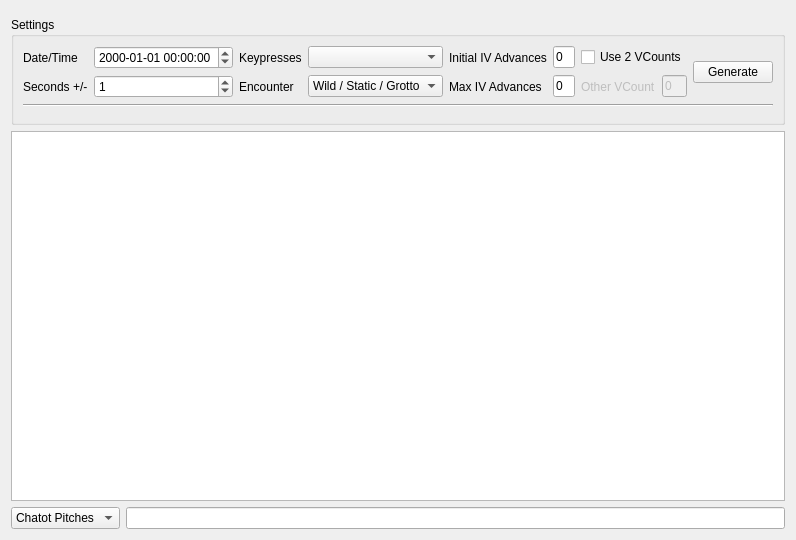
<?xml version="1.0" encoding="UTF-8"?>
<ui version="4.0">
 <class>AdjacentSeeds</class>
 <widget class="QWidget" name="AdjacentSeeds">
  <property name="geometry">
   <rect>
    <x>0</x>
    <y>0</y>
    <width>688</width>
    <height>540</height>
   </rect>
  </property>
  <property name="windowTitle">
   <string>Adjacent Seeds</string>
  </property>
  <layout class="QGridLayout" name="gridLayout">
   <item row="0" column="0" colspan="2">
    <widget class="ProfileDisplay5" name="profileDisplay" native="true"/>
   </item>
   <item row="1" column="0" colspan="2">
    <widget class="QGroupBox" name="groupBoxSettings">
     <property name="title">
      <string>Settings</string>
     </property>
     <layout class="QGridLayout" name="gridLayout_1">
      <item row="0" column="0">
       <widget class="QLabel" name="labelDateTime">
        <property name="text">
         <string>Date/Time</string>
        </property>
       </widget>
      </item>
      <item row="0" column="1">
       <widget class="DateTimeEdit" name="dateTimeEdit">
        <property name="displayFormat">
         <string notr="true">yyyy-MM-dd HH:mm:ss</string>
        </property>
       </widget>
      </item>
      <item row="1" column="0">
       <widget class="QLabel" name="labelSeconds">
        <property name="text">
         <string>Seconds +/-</string>
        </property>
       </widget>
      </item>
      <item row="1" column="1">
       <widget class="QSpinBox" name="spinBoxSeconds">
        <property name="value">
         <number>1</number>
        </property>
       </widget>
      </item>
      <item row="0" column="2">
       <widget class="QLabel" name="labelKeypresses">
        <property name="text">
         <string>Keypresses</string>
        </property>
       </widget>
      </item>
      <item row="0" column="3">
       <widget class="CheckList" name="checkListKeypresses"/>
      </item>
      <item row="1" column="2">
       <widget class="QLabel" name="labelMethod">
        <property name="text">
         <string>Encounter</string>
        </property>
       </widget>
      </item>
      <item row="1" column="3">
       <widget class="QComboBox" name="comboBoxMethod">
        <item>
         <property name="text">
          <string>Wild / Static / Grotto</string>
         </property>
        </item>
        <item>
         <property name="text">
          <string>Roamer</string>
         </property>
        </item>
       </widget>
      </item>
      <item row="0" column="4">
       <widget class="QLabel" name="labelMinIVAdvance">
        <property name="text">
         <string>Initial IV Advances</string>
        </property>
       </widget>
      </item>
      <item row="0" column="5">
       <widget class="TextBox" name="textBoxMinIVAdvance">
        <property name="text">
         <string notr="true">0</string>
        </property>
       </widget>
      </item>
      <item row="1" column="4">
       <widget class="QLabel" name="labelMaxIVAdvance">
        <property name="text">
         <string>Max IV Advances</string>
        </property>
       </widget>
      </item>
      <item row="1" column="5">
       <widget class="TextBox" name="textBoxMaxIVAdvance">
        <property name="text">
         <string notr="true">0</string>
        </property>
       </widget>
      </item>
      <item row="0" column="6" colspan="2">
       <widget class="QCheckBox" name="checkBoxTwoVCounts">
        <property name="text">
         <string>Use 2 VCounts</string>
        </property>
       </widget>
      </item>
      <item row="1" column="6">
       <widget class="QLabel" name="labelOtherVCount">
        <property name="enabled">
         <bool>false</bool>
        </property>
        <property name="text">
         <string>Other VCount</string>
        </property>
       </widget>
      </item>
      <item row="1" column="7">
       <widget class="TextBox" name="textBoxOtherVCount">
        <property name="enabled">
         <bool>false</bool>
        </property>
        <property name="text">
         <string notr="true">0</string>
        </property>
       </widget>
      </item>
      <item row="0" column="8" rowspan="2">
       <widget class="QPushButton" name="pushButtonGenerate">
        <property name="text">
         <string>Generate</string>
        </property>
       </widget>
      </item>
      <item row="2" column="0" colspan="9">
       <widget class="Line" name="lineIVSeparator">
        <property name="orientation">
         <enum>Qt::Orientation::Horizontal</enum>
        </property>
       </widget>
      </item>
      <item row="3" column="0" colspan="9">
       <widget class="IVFilter" name="ivFilter" native="true"/>
      </item>
     </layout>
    </widget>
   </item>
   <item row="2" column="0" colspan="2">
    <widget class="TableView" name="tableView">
     <property name="sortingEnabled">
      <bool>true</bool>
     </property>
    </widget>
   </item>
   <item row="3" column="0">
    <widget class="QComboBox" name="comboBoxPreviewMode">
     <item>
      <property name="text">
       <string>Chatot Pitches</string>
      </property>
     </item>
     <item>
      <property name="text">
       <string>Save Needles</string>
      </property>
     </item>
    </widget>
   </item>
   <item row="3" column="1">
    <widget class="QLineEdit" name="lineEditPreview">
     <property name="readOnly">
      <bool>true</bool>
     </property>
    </widget>
   </item>
  </layout>
 </widget>
 <customwidgets>
  <customwidget>
   <class>CheckList</class>
   <extends>QComboBox</extends>
   <header>Form/Controls/CheckList.hpp</header>
  </customwidget>
  <customwidget>
   <class>IVFilter</class>
   <extends>QWidget</extends>
   <header>Form/Controls/IVFilter.hpp</header>
   <container>1</container>
  </customwidget>
  <customwidget>
   <class>TextBox</class>
   <extends>QLineEdit</extends>
   <header>Form/Controls/TextBox.hpp</header>
  </customwidget>
  <customwidget>
   <class>TableView</class>
   <extends>QTableView</extends>
   <header>Form/Controls/TableView.hpp</header>
  </customwidget>
  <customwidget>
   <class>DateTimeEdit</class>
   <extends>QDateTimeEdit</extends>
   <header>Form/Controls/DateTimeEdit.hpp</header>
  </customwidget>
  <customwidget>
   <class>ProfileDisplay5</class>
   <extends>QWidget</extends>
   <header>Form/Gen5/Profile/ProfileDisplay5.hpp</header>
   <container>1</container>
  </customwidget>
 </customwidgets>
 <tabstops>
  <tabstop>dateTimeEdit</tabstop>
  <tabstop>spinBoxSeconds</tabstop>
  <tabstop>checkListKeypresses</tabstop>
  <tabstop>comboBoxMethod</tabstop>
  <tabstop>textBoxMinIVAdvance</tabstop>
  <tabstop>textBoxMaxIVAdvance</tabstop>
  <tabstop>checkBoxTwoVCounts</tabstop>
  <tabstop>textBoxOtherVCount</tabstop>
  <tabstop>pushButtonGenerate</tabstop>
  <tabstop>tableView</tabstop>
  <tabstop>comboBoxPreviewMode</tabstop>
  <tabstop>lineEditPreview</tabstop>
 </tabstops>
 <resources/>
 <connections/>
</ui>
